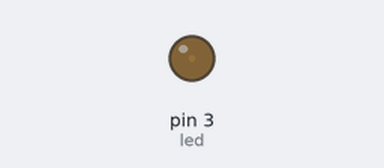
Bench run of a sketch on a simulated Arduino Uno, built with avr-gcc and run on an emulated ATmega328P. Parts: output pins drawn as LEDs (lit = HIGH).

Above: at 0.05 s.
At 0.65 s:
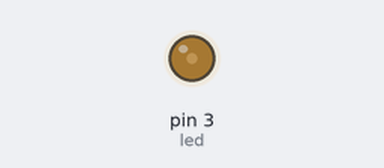
At 1.3 s:
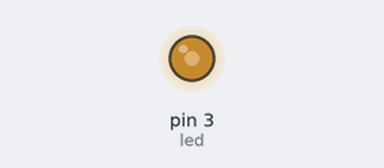
At 2.55 s:
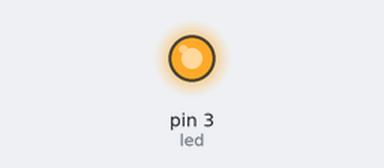
Timing chart, 0 to 5.9 s (numbered marks = the images above):
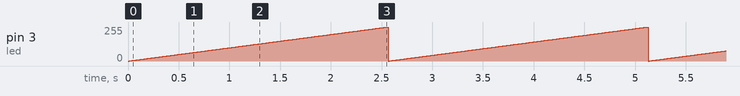

The sketch:

P2.ino
```cpp
//int led = 3;
#define led 3
int brightness = 0;
int added_brightness=1;
void setup() {
  pinMode(led,OUTPUT);
  // put your setup code here, to run once:

}

void loop() {
  if(brightness>255){
    brightness = 0;
  }
  analogWrite(led,brightness);
  delay(10);
  brightness = brightness + added_brightness;


  // put your main code here, to run repeatedly:

}
```

Measured:
- by itself, pin 3 (led): ramps from 0/255 to 255/255 and jumps back, once every 2.6 s
